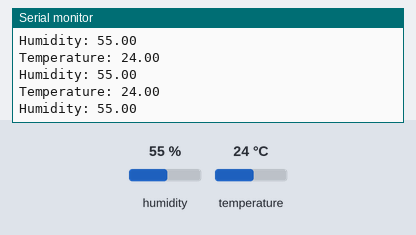
A sketch run on a simulated Arduino Uno, built with avr-gcc and run on an emulated ATmega328P. On the bench: the last lines printed to the serial monitor. The inputs (shaded band) are chosen by the test bench; at power-on: humidity 55 %, temperature 24 °C.

Above: at 2.8 s.
2.9 s: humidity set to 22 %
At 4.5 s:
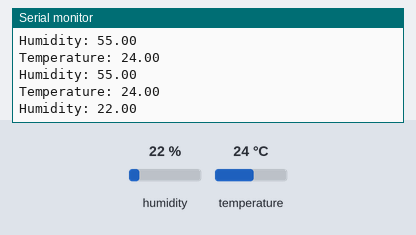
5.6 s: temperature set to 12 °C
At 7.8 s:
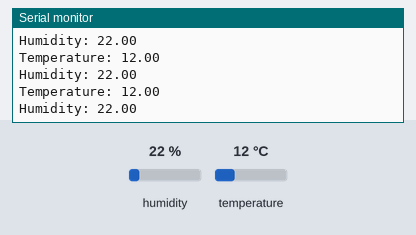
8.3 s: humidity set to 40 %
At 10.6 s:
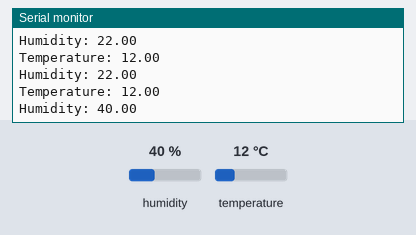
Timing chart, 0 to 12.1 s (numbered marks = the images above; inputs shaded):
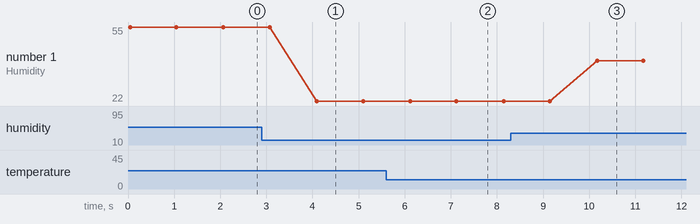

The sketch:

Temp.ino
```cpp
#include <DHT.h>
#define DHTTYPE DHT11
#define DHTPin A5

DHT dht(DHTPin, DHTTYPE);

void setup() {
  pinMode(A5, INPUT);
  Serial.begin(9600);
}

void loop() {
  float temp = dht.readTemperature();
  float humidity = dht.readHumidity();
  Serial.print("\nTemperature: ");
  Serial.print(temp);
  Serial.print("\nHumidity: ");
  Serial.print(humidity);
  delay(1000);
}
```

Measured:
- after the input at 2.9 s, the serial monitor: prints a new line after 1.2 s (image 1)
- after the input at 5.6 s, the serial monitor: prints a new line after 0.50 s (image 2)
- after the input at 8.3 s, the serial monitor: prints a new line after 1.9 s (image 3)
- plotted number 1: 55 → 22 after the input at 2.9 s, 22 → 40 after the input at 8.3 s
